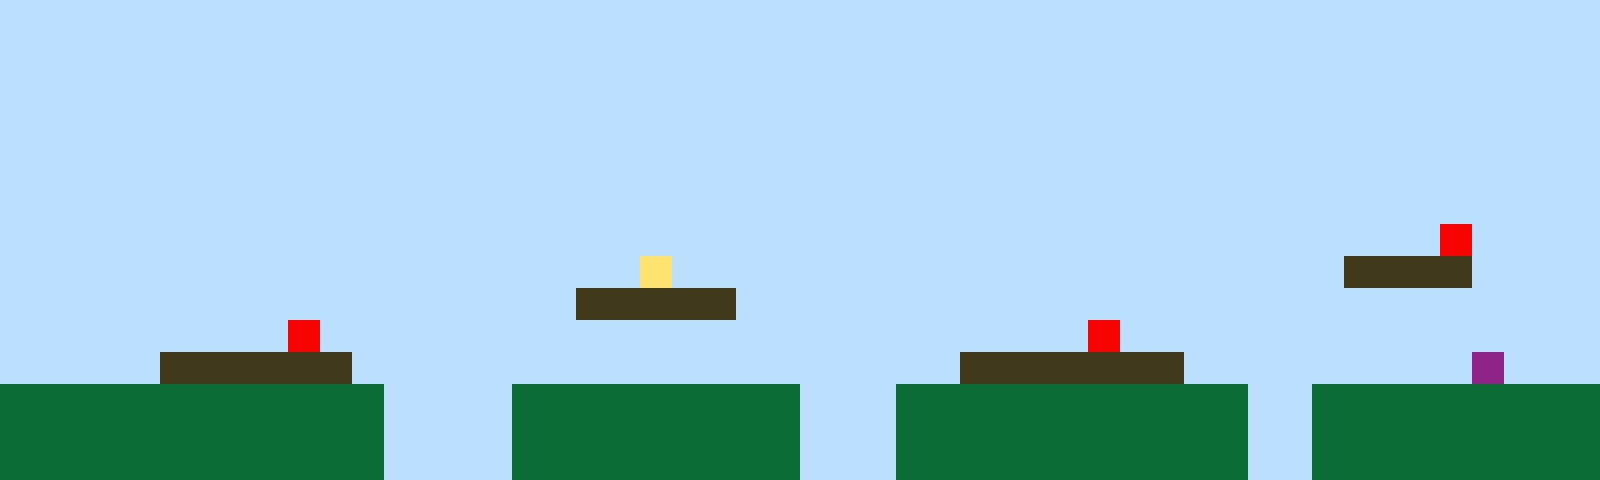

Below is a game level as drawn by its tile map, then a one-line description and the .tmx file that defines it, in full:
An orthogonal 50x15 tile map with 32x32 px tiles, 1 tile layer (Tile Layer 1).

<map version="1.10" tiledversion="1.11.2" orientation="orthogonal" renderorder="right-up" width="50" height="15" tilewidth="32" tileheight="32" infinite="0" nextlayerid="2" nextobjectid="1"><editorsettings><export target="map1.csv" format="csv" /></editorsettings><tileset firstgid="1" name="sprites" tilewidth="32" tileheight="32" tilecount="6" columns="3"><image source="sprites.png" width="96" height="64" /></tileset><layer id="1" name="Tile Layer 1" width="50" height="15"><data encoding="csv">1,1,1,1,1,1,1,1,1,1,1,1,1,1,1,1,1,1,1,1,1,1,1,1,1,1,1,1,1,1,1,1,1,1,1,1,1,1,1,1,1,1,1,1,1,1,1,1,1,1,1,1,1,1,1,1,1,1,1,1,1,1,1,1,1,1,1,1,1,1,1,1,1,1,1,1,1,1,1,1,1,1,1,1,1,1,1,1,1,1,1,1,1,1,1,1,1,1,1,1,1,1,1,1,1,1,1,1,1,1,1,1,1,1,1,1,1,1,1,1,1,1,1,1,1,1,1,1,1,1,1,1,1,1,1,1,1,1,1,1,1,1,1,1,1,1,1,1,1,1,1,1,1,1,1,1,1,1,1,1,1,1,1,1,1,1,1,1,1,1,1,1,1,1,1,1,1,1,1,1,1,1,1,1,1,1,1,1,1,1,1,1,1,1,1,1,1,1,1,1,1,1,1,1,1,1,1,1,1,1,1,1,1,1,1,1,1,1,1,1,1,1,1,1,1,1,1,1,1,1,1,1,1,1,1,1,1,1,1,1,1,1,1,1,1,1,1,1,1,1,1,1,1,1,1,1,1,1,1,1,1,1,1,1,1,1,1,1,1,1,1,1,1,1,1,1,1,1,1,1,1,1,1,1,1,1,1,1,1,1,1,1,1,1,1,1,1,1,1,1,1,1,1,1,1,1,1,1,1,1,1,1,1,1,1,1,1,1,1,1,1,1,1,1,1,1,1,1,1,1,1,1,1,1,1,1,1,1,1,1,1,1,1,1,1,1,1,1,1,1,1,1,1,1,1,1,1,1,1,1,1,1,1,1,1,1,1,1,1,1,1,1,1,1,1,1,1,1,1,1,1,1,1,1,1,1,1,1,1,1,1,1,1,1,1,5,1,1,1,1,1,1,1,1,1,1,1,1,1,1,1,1,1,1,1,1,1,1,1,1,4,1,1,1,1,1,1,1,1,1,1,1,1,1,1,1,1,1,1,1,1,1,3,3,3,3,1,1,1,1,1,1,1,1,1,1,1,1,1,1,1,1,1,1,1,1,1,1,3,3,3,3,3,1,1,1,1,1,1,1,1,1,1,1,1,1,1,1,1,1,1,1,1,1,1,1,1,1,1,1,1,1,1,1,1,1,1,1,1,5,1,1,1,1,1,1,1,1,1,1,1,1,1,1,1,1,1,1,1,1,1,1,1,1,5,1,1,1,1,1,1,1,1,1,1,1,1,1,1,1,1,1,1,1,1,3,3,3,3,3,3,1,1,1,1,1,1,1,1,1,1,1,1,1,1,1,1,1,1,1,3,3,3,3,3,3,3,1,1,1,1,1,1,1,1,1,6,1,1,1,2,2,2,2,2,2,2,2,2,2,2,2,1,1,1,1,2,2,2,2,2,2,2,2,2,1,1,1,2,2,2,2,2,2,2,2,2,2,2,1,1,2,2,2,2,2,2,2,2,2,2,2,2,2,2,2,2,2,2,2,2,2,1,1,1,1,2,2,2,2,2,2,2,2,2,1,1,1,2,2,2,2,2,2,2,2,2,2,2,1,1,2,2,2,2,2,2,2,2,2,2,2,2,2,2,2,2,2,2,2,2,2,1,1,1,1,2,2,2,2,2,2,2,2,2,1,1,1,2,2,2,2,2,2,2,2,2,2,2,1,1,2,2,2,2,2,2,2,2,2</data></layer></map>
